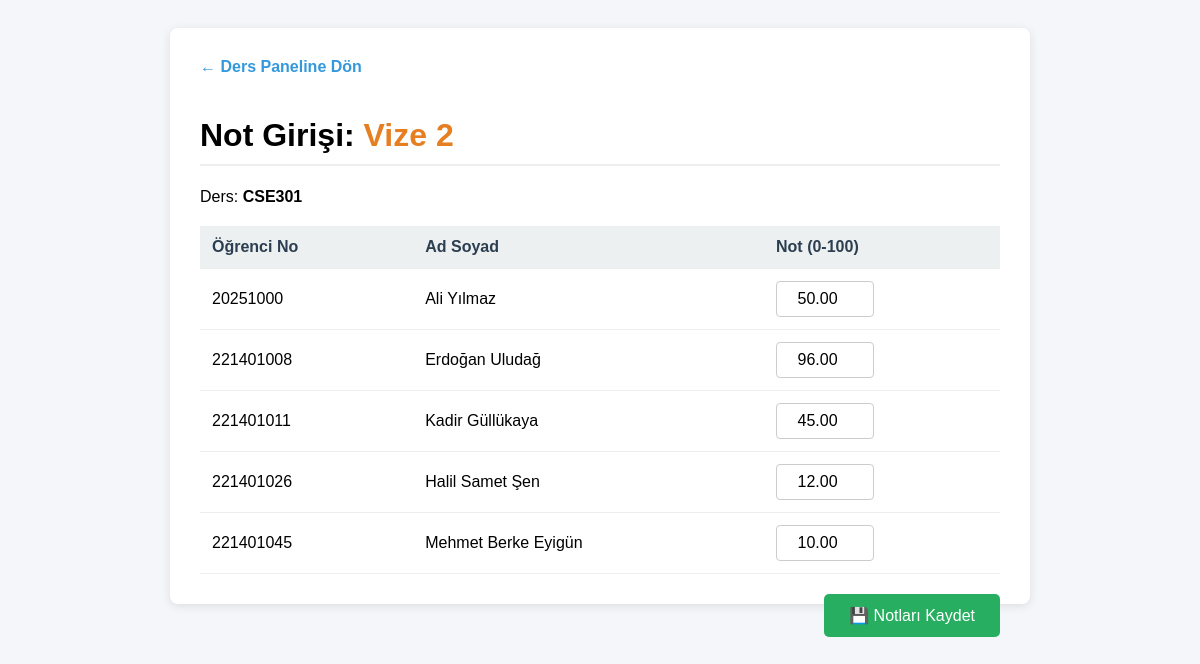
Page /assessment/16/grades/ (signed in) on the committed database.
### academic/models.py (models this page shows, shortened)
class Assessment(models.Model):
    course = models.ForeignKey(Course, on_delete=models.CASCADE)
    name = models.CharField(max_length=100)  # Örn: Midterm 1
    date = models.DateField(auto_now_add=True)
    weight = models.IntegerField(
        default=0, help_text="Genel not ortalamasına etkisi (%)"
    )

class Course(models.Model):
    teacher = models.ForeignKey(
        User, on_delete=models.SET_NULL, null=True, blank=True, related_name="courses"
    )
    code = models.CharField(max_length=20)
    name = models.CharField(max_length=100)
    semester = models.ForeignKey(Semester, on_delete=models.CASCADE)

class Student(models.Model):
    user = models.OneToOneField(User, on_delete=models.CASCADE, null=True, blank=True)
    department = models.ForeignKey(Department, on_delete=models.SET_NULL, null=True, blank=True, verbose_name="Bölüm")
    student_id = models.CharField(max_length=20, unique=True)
    first_name = models.CharField(max_length=50)
    last_name = models.CharField(max_length=50)

class StudentScore(models.Model):
    student = models.ForeignKey(Student, on_delete=models.CASCADE)
    assessment = models.ForeignKey(Assessment, on_delete=models.CASCADE)
    score = models.DecimalField(
        max_digits=5, decimal_places=2, help_text="Öğrencinin aldığı not (0-100)"
    )
    class Meta:
        unique_together = ("student", "assessment")

### academic/views.py (the view, shortened to what this page needs)
@login_required
@user_passes_test(is_teacher)
def enter_grades(request, assessment_id):
    assessment = get_object_or_404(Assessment, id=assessment_id)
    enrollments = Enrollment.objects.filter(course=assessment.course)
    students = [e.student for e in enrollments]
    existing_scores = StudentScore.objects.filter(assessment=assessment)
    score_dict = {score.student.id: score.score for score in existing_scores}
    return render(
        request,
        "enter_grades.html",
        {"assessment": assessment, "students": students, "score_dict": score_dict},
    )

### academic/views.py (called while the page is built)
def is_teacher(user):
    return (
        user.groups.filter(name__in=["Öğretmen", "Bölüm Başkanı"]).exists()
        or user.is_superuser
    )

### academic/templates/enter_grades.html (shortened to what this page needs)
<!DOCTYPE html>
<html lang="tr">
<head>
</head>
<body>
<div class="container">
    <a href="{% url 'course_dashboard' assessment.course.id %}" class="back-btn">← Ders Paneline Dön</a>
    <h1 style="border-bottom: 2px solid #eee; padding-bottom: 10px;">
        Not Girişi: <span style="color: #e67e22;">{{ assessment.name }}</span>
    </h1>
    <p>Ders: <strong>{{ assessment.course.code }}</strong></p>
    <form method="post">
        <table>
            <thead>
                <tr>
                    <th>Öğrenci No</th>
                    <th>Ad Soyad</th>
                    <th>Not (0-100)</th>
                </tr>
            </thead>
            <tbody>
                {% for student in students %}
                <tr>
                    <td>{{ student.student_id }}</td>
                    <td>{{ student.first_name }} {{ student.last_name }}</td>
                    <td>
                        <input type="number" step="0.01" min="0" max="100"
                               name="score_{{ student.id }}"
                               value="{% for id, score in score_dict.items %}{% if id == student.id %}{{ score }}{% endif %}{% endfor %}">
                    </td>
                </tr>
                {% empty %}
                <tr>
                    <td colspan="3" style="text-align:center; color:red;">
                        Sistemde kayıtlı öğrenci yok! Lütfen Admin panelinden öğrenci ekleyin.
                    </td>
                </tr>
                {% endfor %}
            </tbody>
        </table>
        <button type="submit" class="save-btn">💾 Notları Kaydet</button>
    </form>
</div>
</body>
</html>

### academic/templates/enter_grades.html (style rules this page uses)
body { font-family: sans-serif; background-color: #f4f6f9; padding: 20px; }
.container { max-width: 800px; margin: 0 auto; background: white; padding: 30px; border-radius: 8px; box-shadow: 0 2px 10px rgba(0,0,0,0.1); }
.back-btn { display: inline-block; margin-bottom: 20px; text-decoration: none; color: #3498db; font-weight: bold; }
table { width: 100%; border-collapse: collapse; margin-top: 20px; }
th, td { text-align: left; padding: 12px; border-bottom: 1px solid #eee; }
th { background-color: #ecf0f1; color: #2c3e50; }
input[type="number"] { width: 80px; padding: 8px; border: 1px solid #ccc; border-radius: 4px; text-align: center; font-size: 16px; }
.save-btn { background-color: #27ae60; color: white; border: none; padding: 12px 25px; border-radius: 5px; cursor: pointer; font-size: 16px; float: right; margin-top: 20px; }

### rows in the picture
Assessment: name "Vize 2", course.code "CSE301"
Student: student_id "20251000", first_name "Ali", last_name "Yılmaz"
StudentScore: score "50.00"
Student: student_id "221401008", first_name "Erdoğan", last_name "Uludağ"
StudentScore: score "96.00"
Student: student_id "221401011", first_name "Kadir", last_name "Güllükaya"
StudentScore: score "45.00"
Student: student_id "221401026", first_name "Halil Samet", last_name "Şen"
StudentScore: score "12.00"
Student: student_id "221401045", first_name "Mehmet Berke", last_name "Eyigün"
StudentScore: score "10.00"
